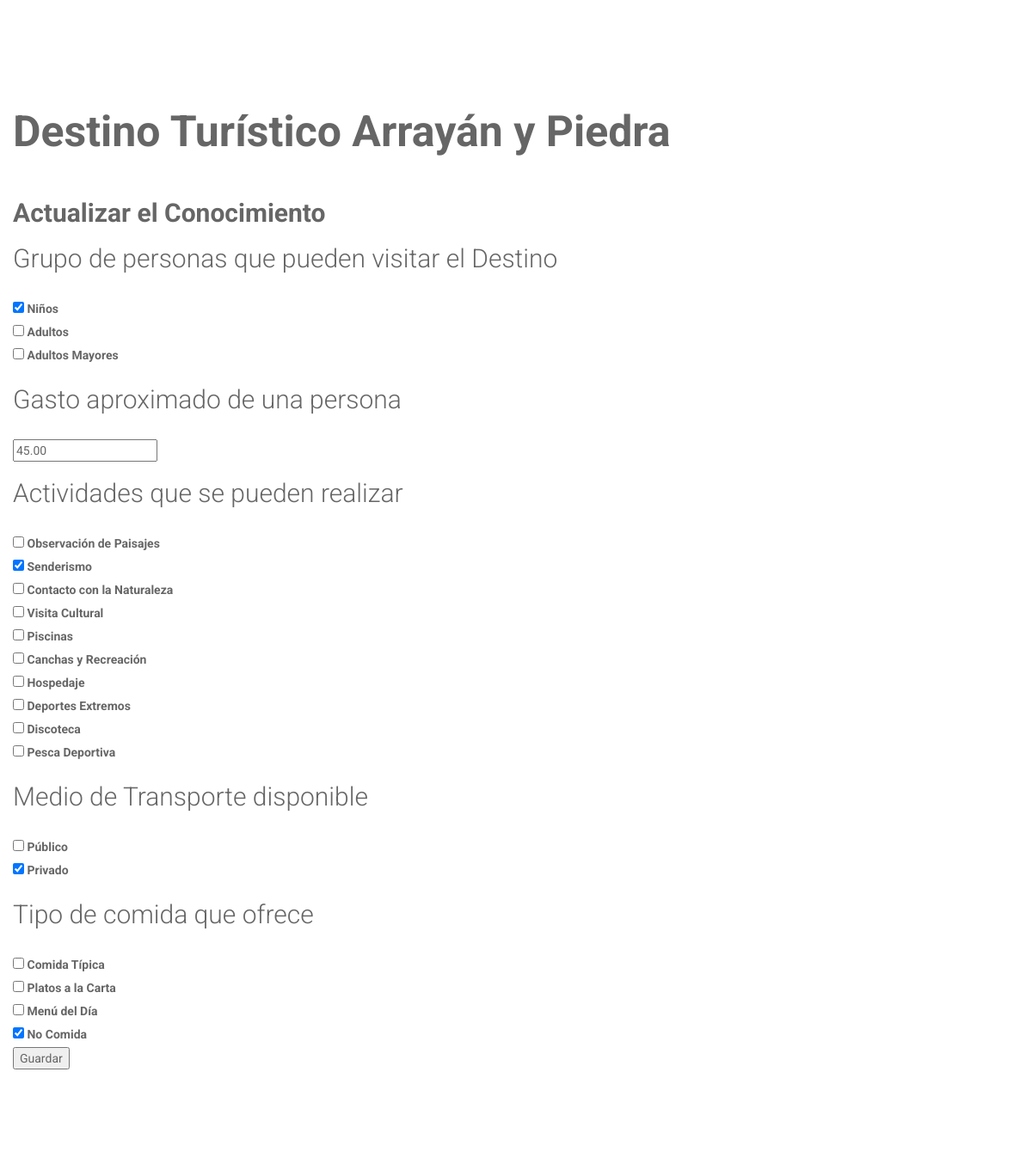
The app's page /destino/conocimiento/editar/ (signed in, middle part), older data.
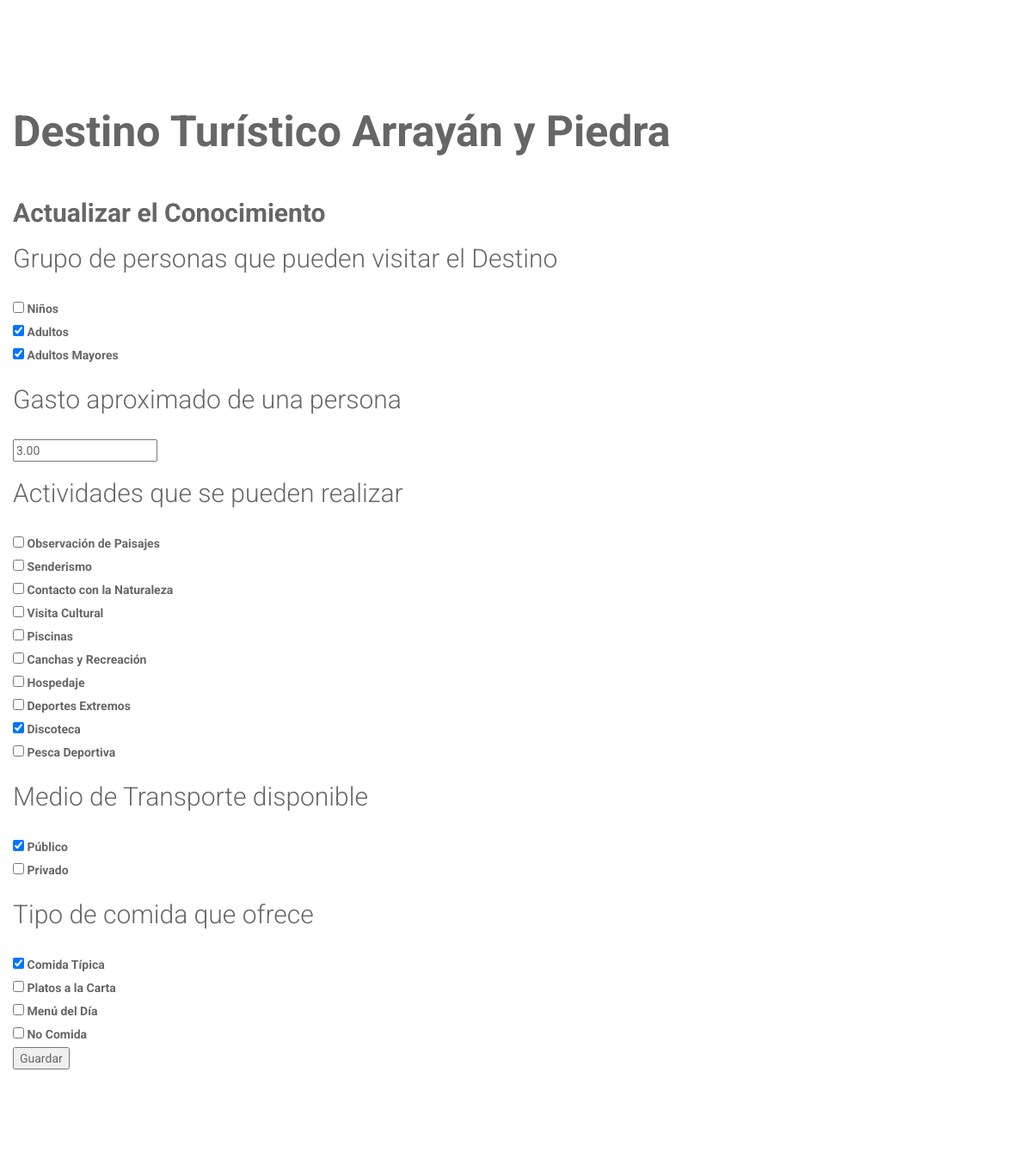
The same page, newer data.
### centro/models.py (models this page shows)
class Knowledge(models.Model):
    center = models.OneToOneField(Center, unique=True, null=True, related_name='knowledge')
    group_type = models.ManyToManyField(GroupTypeForKnowledge)
    money_per_person = models.DecimalField(
        max_digits=8,
        decimal_places=2,
        validators=[
            MinValueValidator(0),
        ]
    )
    activities = models.ManyToManyField(ActivityForKnowledge)
    transport = models.ManyToManyField(TransportForKnowledge)
    food = models.ManyToManyField(FoodForKnowledge)

### centro/views.py (the view, shortened to what this page needs)
# urls.py: url(r'^destino/conocimiento/editar/$', UpdateKnowledge .as_view(), name='knowledge_update'),
class UpdateKnowledge(PermissionRequiredMixin, UpdateView):
    permission_required = "usuario.add_center"
    model = Knowledge
    template_name = "knowledge_update.html"
    form_class = KnowledgeCreate
    def get_object(self, queryset=None):
        queryset = Knowledge.objects.get(center=self.request.user.profile.center)
        return queryset
    def dispatch(self, request, *args, **kwargs):
        if not Knowledge.objects.filter(center=request.user.profile.center).exists():
            return HttpResponseRedirect(reverse_lazy('Center:knowledge_create'))
        else:
            return super(UpdateKnowledge, self).dispatch(request, *args, **kwargs)

### centro/form.py
class KnowledgeCreate(ModelForm):
    class Meta:
        model = Knowledge
        fields = ('group_type', 'money_per_person', 'activities', 'transport', 'food', )
        widgets = {
            'group_type': forms.CheckboxSelectMultiple(),
            'activities': forms.CheckboxSelectMultiple(),
            'transport': forms.CheckboxSelectMultiple(),
            'food': forms.CheckboxSelectMultiple(),
        }
        labels = {
            'group_type': 'Grupo de personas que pueden visitar el Destino',
            'money_per_person': 'Gasto aproximado de una persona',
            'activities': 'Actividades que se pueden realizar',
            'transport': 'Medio de Transporte disponible',
            'food': 'Tipo de comida que ofrece',
        }

### centro/models.py (called while the page is built)
    def __str__(self):
        return self.name

    def __str__(self):
        return self.name

    def __str__(self):
        return self.name

    def __str__(self):
        return self.name

    def __str__(self):
        return self.name

### centro/templates/knowledge_update.html (shortened to what this page needs)
{% extends 'base.html' %}
{% block content %}
<div class="mui-container-fluid">
    {% if user.profile.center %}
        <form class="mui-form" action="" method="post"> {% csrf_token %}
            <h1><b>Destino Turístico {{ user.profile.center }}</b></h1>
            <br><h2><b>Actualizar el Conocimiento</b></h2>
            {% for field in form %}
                <div class="mui-textfield mui-textfield--float-label">
                    <h2>{{ field.label }}</h2><b style="color:red;">{{ field.errors }}</b><br>
                    {{ field }}
                </div>
            {% endfor %}
            <button type="submit" class="mui-btn mui-btn--raised">Guardar</button>
        </form>
    {% endif %}
    </div>
{% endblock %}

Row changes from the older to the newer data that the page shows:
removed Knowledge: form "45.00"
added Knowledge: form "3.00"
Text that changed along with them:
form field group_type: "☑ ☐ ☐" → "☐ ☑ ☑"
form field activities: "☐ ☑ ☐ ☐ ☐ ☐ ☐ ☐ ☐ ☐" → "☐ ☐ ☐ ☐ ☐ ☐ ☐ ☐ ☑ ☐"
form field transport: "☐ ☑" → "☑ ☐"
form field food: "☐ ☐ ☐ ☑" → "☑ ☐ ☐ ☐"
